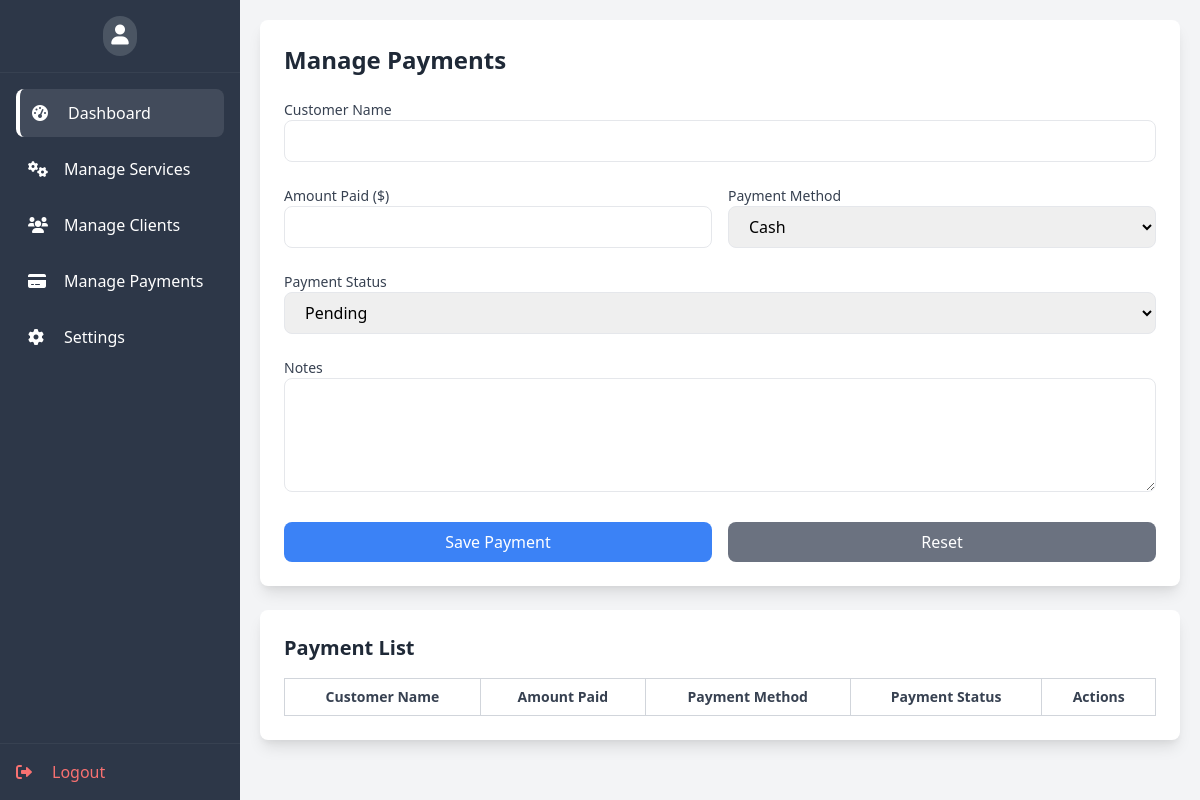
/Main/manage_payments.php, run on an earlier commit of the app's database.
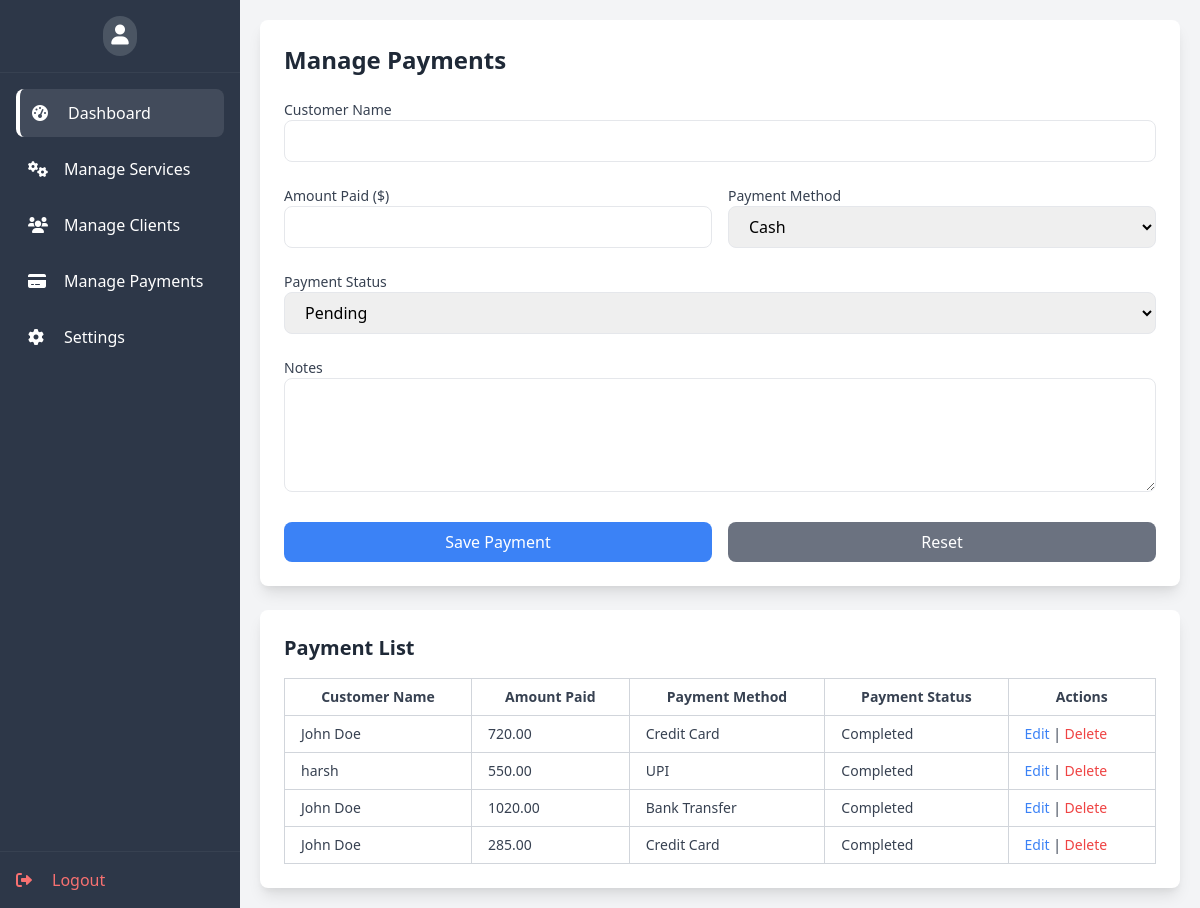
And on a later commit of the database.
### tables this page shows
CREATE TABLE payments (
    id INT PRIMARY KEY AUTO_INCREMENT,
    customer_name VARCHAR(100) NOT NULL,
    amount_paid DECIMAL(10,2) NOT NULL,
    payment_date TIMESTAMP DEFAULT CURRENT_TIMESTAMP,
    payment_method VARCHAR(50) NOT NULL,
    payment_status ENUM('Pending', 'Completed', 'Failed') NOT NULL,
    notes TEXT
);

### Main/manage_payments.php (the view, shortened to what this page needs)
<?php
require_once '../db.php';
$result = $conn->query("SELECT * FROM payments ORDER BY payment_date DESC");
$payments = $result->fetch_all(MYSQLI_ASSOC);
?>
<!DOCTYPE html>
<html lang="en">
<head>
    <link href="https://cdnjs.cloudflare.com/ajax/libs/tailwindcss/2.2.19/tailwind.min.css" rel="stylesheet">
    <link rel="stylesheet" href="https://cdnjs.cloudflare.com/ajax/libs/font-awesome/6.0.0/css/all.min.css">
</head>
<body class="bg-gray-100">
    <div class="flex">
        <div class="sidebar text-white flex flex-col">
            <div class="p-4 border-b border-gray-700 flex items-center justify-center">
                <div class="bg-gray-600 rounded-full p-2">
                    <i class="fas fa-user text-xl"></i>
                </div>
            </div>
            <nav class="flex-1 p-4">
                <ul class="space-y-2">
                    <li>
                        <a href="admin_dashboard.php" class="sidebar-link active-link flex items-center space-x-3 p-3 rounded-lg transition-all duration-200">
                            <i class="fas fa-tachometer-alt w-6"></i>
                            <span>Dashboard</span>
                        </a>
                    </li>
                    <li>
                        <a href="manage_service.php" class="sidebar-link flex items-center space-x-3 p-3 rounded-lg transition-all duration-200">
                            <i class="fas fa-cogs w-6"></i>
                            <span>Manage Services</span>
                        </a>
                    </li>
                    <li>
                        <a href="manage_client.php" class="sidebar-link flex items-center space-x-3 p-3 rounded-lg transition-all duration-200">
                            <i class="fas fa-users w-6"></i>
                            <span>Manage Clients</span>
                        </a>
                    </li>
                    <li>
                        <a href="manage_payments.php" class="sidebar-link flex items-center space-x-3 p-3 rounded-lg transition-all duration-200">
                            <i class="fas fa-credit-card w-6"></i>
                            <span>Manage Payments</span>
                        </a>
                    </li>
                    <li>
                        <a href="settings.php" class="sidebar-link flex items-center space-x-3 p-3 rounded-lg transition-all duration-200">
                            <i class="fas fa-cog w-6"></i>
                            <span>Settings</span>
                        </a>
                    </li>
                </ul>
            </nav>
            <div class="p-4 border-t border-gray-700">
                <a href="logout.php" class="flex items-center space-x-3 text-red-400 hover:text-red-300 transition-colors duration-200">
                    <i class="fas fa-sign-out-alt w-6"></i>
                    <span>Logout</span>
                </a>
            </div>
        </div>
        <div class="content">
            <div class="bg-white rounded-lg shadow-lg p-6">
                <h1 class="text-2xl font-bold mb-6 text-gray-800">Manage Payments</h1>
                <form method="POST" class="space-y-6">
                    <div>
                        <label class="block text-sm font-medium text-gray-700">Customer Name</label>
                        <input type="text" name="customer_name" id="customer_name" required
                            class="w-full px-4 py-2 border rounded-lg focus:outline-none focus:border-blue-500">
                    </div>
                    <div class="flex gap-4">
                        <div class="flex-1">
                            <label class="block text-sm font-medium text-gray-700">Amount Paid ($)</label>
                            <input type="number" name="amount_paid" id="amount_paid" required step="0.01"
                                class="w-full px-4 py-2 border rounded-lg focus:outline-none focus:border-blue-500">
                        </div>
                        <div class="flex-1">
                            <label class="block text-sm font-medium text-gray-700">Payment Method</label>
                            <select name="payment_method" id="payment_method" required
                                class="w-full px-4 py-2 border rounded-lg focus:outline-none focus:border-blue-500">
                                <option value="Cash">Cash</option>
                            </select>
                        </div>
                    </div>
                    <div>
                        <label class="block text-sm font-medium text-gray-700">Payment Status</label>
                        <select name="payment_status" id="payment_status" required
                            class="w-full px-4 py-2 border rounded-lg focus:outline-none focus:border-blue-500">
                            <option value="Pending">Pending</option>
                        </select>
                    </div>
                    <div>
                        <label class="block text-sm font-medium text-gray-700">Notes</label>
                        <textarea name="notes" id="notes" rows="4"
                            class="w-full px-4 py-2 border rounded-lg focus:outline-none focus:border-blue-500"></textarea>
                    </div>
                    <div class="flex gap-4">
                        <button type="submit" class="flex-1 bg-blue-500 text-white px-6 py-2 rounded-lg hover:bg-blue-600">
                            Save Payment
                        </button>
                        <button type="reset" class="flex-1 bg-gray-500 text-white px-6 py-2 rounded-lg hover:bg-gray-600">
                            Reset
                        </button>
                    </div>
                </form>
            </div>
            <div class="bg-white rounded-lg shadow-lg p-6 mt-6">
                <h2 class="text-xl font-bold mb-4 text-gray-800">Payment List</h2>
                <table class="table-auto w-full border-collapse border border-gray-300">
                    <thead>
                        <tr>
                            <th class="px-4 py-2 text-sm text-gray-700 border border-gray-300">Customer Name</th>
                            <th class="px-4 py-2 text-sm text-gray-700 border border-gray-300">Amount Paid</th>
                            <th class="px-4 py-2 text-sm text-gray-700 border border-gray-300">Payment Method</th>
                            <th class="px-4 py-2 text-sm text-gray-700 border border-gray-300">Payment Status</th>
                            <th class="px-4 py-2 text-sm text-gray-700 border border-gray-300">Actions</th>
                        </tr>
                    </thead>
                    <tbody>
                        <?php foreach ($payments as $payment): ?>
                            <tr>
                                <td class="px-4 py-2 text-sm text-gray-700 border border-gray-300"><?= htmlspecialchars($payment['customer_name']) ?></td>
                                <td class="px-4 py-2 text-sm text-gray-700 border border-gray-300"><?= htmlspecialchars($payment['amount_paid']) ?></td>
                                <td class="px-4 py-2 text-sm text-gray-700 border border-gray-300"><?= htmlspecialchars($payment['payment_method']) ?></td>
                                <td class="px-4 py-2 text-sm text-gray-700 border border-gray-300"><?= htmlspecialchars($payment['payment_status']) ?></td>
                                <td class="px-4 py-2 text-sm text-gray-700 border border-gray-300">
                                    <a href="manage_payments.php?edit=<?= $payment['id'] ?>"
                                        class="text-blue-500 hover:text-blue-700">Edit</a>
                                    | <a href="manage_payments.php?delete=<?= $payment['id'] ?>"
                                        class="text-red-500 hover:text-red-700">Delete</a>
                                </td>
                            </tr>
                        <?php endforeach; ?>
                    </tbody>
                </table>
            </div>
        </div>
    </div>
</body>
</html>

### Main/manage_payments.php (style rules this page uses)
.active-link { background-color: rgba(255, 255, 255, 0.1); border-left: 4px solid white; }
.sidebar { position: fixed; top: 0; left: 0; height: 100%; width: 240px; background-color: #2d3748; }
.content { margin-left: 240px; padding: 20px; width: calc(100% - 240px); }

What changed in the data, as far as the page shows it:
added payments: customer_name "John Doe", amount_paid "720.00", payment_method "Credit Card", payment_status "Completed"
added payments: customer_name "harsh", amount_paid "550.00", payment_method "UPI", payment_status "Completed"
added payments: customer_name "John Doe", amount_paid "1020.00", payment_method "Bank Transfer", payment_status "Completed"
added payments: customer_name "John Doe", amount_paid "285.00", payment_method "Credit Card", payment_status "Completed"
